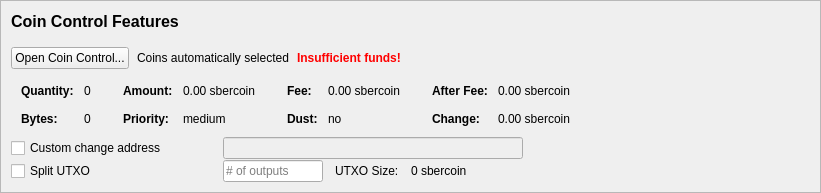
         <widget class="QFrame" name="frameCoinControl">
          <property name="sizePolicy">
           <sizepolicy hsizetype="Expanding" vsizetype="Expanding">
            <horstretch>0</horstretch>
            <verstretch>0</verstretch>
           </sizepolicy>
          </property>
          <property name="maximumSize">
           <size>
            <width>16777215</width>
            <height>16777215</height>
           </size>
          </property>
          <property name="frameShape">
           <enum>QFrame::StyledPanel</enum>
          </property>
          <property name="frameShadow">
           <enum>QFrame::Sunken</enum>
          </property>
          <layout class="QVBoxLayout" name="verticalLayoutCoinControl2">
           <property name="spacing">
            <number>0</number>
           </property>
           <property name="leftMargin">
            <number>0</number>
           </property>
           <property name="topMargin">
            <number>0</number>
           </property>
           <property name="rightMargin">
            <number>0</number>
           </property>
           <property name="bottomMargin">
            <number>0</number>
           </property>
           <item>
            <widget class="QFrame" name="frameCoinControl_BG">
             <layout class="QVBoxLayout" name="verticalLayoutCoinControl" stretch="0,0,0,0,0,0">
              <property name="spacing">
               <number>1</number>
              </property>
              <property name="leftMargin">
               <number>10</number>
              </property>
              <property name="topMargin">
               <number>10</number>
              </property>
              <item>
               <layout class="QHBoxLayout" name="horizontalLayoutCoinControl1">
                <property name="bottomMargin">
                 <number>15</number>
                </property>
                <item>
                 <layout class="QVBoxLayout" name="verticalLayout_3">
                  <property name="spacing">
                   <number>6</number>
                  </property>
                  <item>
                   <widget class="QLabel" name="labelCoinControlFeatures">
                    <property name="sizePolicy">
                     <sizepolicy hsizetype="Preferred" vsizetype="Maximum">
                      <horstretch>0</horstretch>
                      <verstretch>0</verstretch>
                     </sizepolicy>
                    </property>
                    <property name="minimumSize">
                     <size>
                      <width>0</width>
                      <height>20</height>
                     </size>
                    </property>
                    <property name="font">
                     <font>
                      <pointsize>12</pointsize>
                      <weight>75</weight>
                      <bold>true</bold>
                     </font>
                    </property>
                    <property name="styleSheet">
                     <string notr="true">font-weight:bold;</string>
                    </property>
                    <property name="text">
                     <string>Coin Control Features</string>
                    </property>
                   </widget>
                  </item>
                 </layout>
                </item>
               </layout>
              </item>
              <item>
               <layout class="QHBoxLayout" name="horizontalLayoutCoinControl2" stretch="0,0,0,0">
                <property name="spacing">
                 <number>8</number>
                </property>
                <property name="bottomMargin">
                 <number>10</number>
                </property>
                <item>
                 <widget class="QPushButton" name="pushButtonCoinControl">
                  <property name="styleSheet">
                   <string notr="true"/>
                  </property>
                  <property name="text">
                   <string>Open Coin Control...</string>
                  </property>
                  <property name="autoDefault">
                   <bool>false</bool>
                  </property>
                 </widget>
                </item>
                <item>
                 <widget class="QLabel" name="labelCoinControlAutomaticallySelected">
                  <property name="text">
                   <string>Coins automatically selected</string>
                  </property>
                  <property name="margin">
                   <number>5</number>
                  </property>
                 </widget>
                </item>
                <item>
                 <widget class="QLabel" name="labelCoinControlInsuffFunds">
                  <property name="font">
                   <font>
                    <weight>75</weight>
                    <bold>true</bold>
                   </font>
                  </property>
                  <property name="styleSheet">
                   <string notr="true">color:red;font-weight:bold;</string>
                  </property>
                  <property name="text">
                   <string>Insufficient funds!</string>
                  </property>
                  <property name="margin">
                   <number>5</number>
                  </property>
                 </widget>
                </item>
                <item>
                 <spacer name="horizontalSpacerCoinControl">
                  <property name="orientation">
                   <enum>Qt::Horizontal</enum>
                  </property>
                  <property name="sizeHint" stdset="0">
                   <size>
                    <width>40</width>
                    <height>1</height>
                   </size>
                  </property>
                 </spacer>
                </item>
               </layout>
              </item>
              <item>
               <widget class="QWidget" name="widgetCoinControl" native="true">
                <property name="sizePolicy">
                 <sizepolicy hsizetype="Preferred" vsizetype="Preferred">
                  <horstretch>0</horstretch>
                  <verstretch>0</verstretch>
                 </sizepolicy>
                </property>
                <property name="minimumSize">
                 <size>
                  <width>0</width>
                  <height>0</height>
                 </size>
                </property>
                <property name="styleSheet">
                 <string notr="true"/>
                </property>
                <layout class="QHBoxLayout" name="horizontalLayoutCoinControl5">
                 <property name="leftMargin">
                  <number>0</number>
                 </property>
                 <property name="topMargin">
                  <number>0</number>
                 </property>
                 <property name="rightMargin">
                  <number>0</number>
                 </property>
                 <property name="bottomMargin">
                  <number>0</number>
                 </property>
                 <item>
                  <layout class="QHBoxLayout" name="horizontalLayoutCoinControl3" stretch="0,0,0,1">
                   <property name="spacing">
                    <number>20</number>
                   </property>
                   <property name="topMargin">
                    <number>0</number>
                   </property>
                   <property name="bottomMargin">
                    <number>10</number>
                   </property>
                   <item>
                    <layout class="QFormLayout" name="formLayoutCoinControl1">
                     <property name="horizontalSpacing">
                      <number>10</number>
                     </property>
                     <property name="verticalSpacing">
                      <number>14</number>
                     </property>
                     <property name="leftMargin">
                      <number>10</number>
                     </property>
                     <property name="topMargin">
                      <number>4</number>
                     </property>
                     <property name="rightMargin">
                      <number>6</number>
                     </property>
                     <item row="0" column="0">
                      <widget class="QLabel" name="labelCoinControlQuantityText">
                       <property name="font">
                        <font>
                         <weight>75</weight>
                         <bold>true</bold>
                        </font>
                       </property>
                       <property name="text">
                        <string>Quantity:</string>
                       </property>
                       <property name="margin">
                        <number>0</number>
                       </property>
                      </widget>
                     </item>
                     <item row="0" column="1">
                      <widget class="QLabel" name="labelCoinControlQuantity">
                       <property name="cursor">
                        <cursorShape>IBeamCursor</cursorShape>
                       </property>
                       <property name="contextMenuPolicy">
                        <enum>Qt::ActionsContextMenu</enum>
                       </property>
                       <property name="text">
                        <string notr="true">0</string>
                       </property>
                       <property name="margin">
                        <number>0</number>
                       </property>
                       <property name="textInteractionFlags">
                        <set>Qt::LinksAccessibleByMouse|Qt::TextSelectableByKeyboard|Qt::TextSelectableByMouse</set>
                       </property>
                      </widget>
                     </item>
                     <item row="1" column="0">
                      <widget class="QLabel" name="labelCoinControlBytesText">
                       <property name="font">
                        <font>
                         <weight>75</weight>
                         <bold>true</bold>
                        </font>
                       </property>
                       <property name="text">
                        <string>Bytes:</string>
                       </property>
                      </widget>
                     </item>
                     <item row="1" column="1">
                      <widget class="QLabel" name="labelCoinControlBytes">
                       <property name="cursor">
                        <cursorShape>IBeamCursor</cursorShape>
                       </property>
                       <property name="contextMenuPolicy">
                        <enum>Qt::ActionsContextMenu</enum>
                       </property>
                       <property name="text">
                        <string notr="true">0</string>
                       </property>
                       <property name="textInteractionFlags">
                        <set>Qt::LinksAccessibleByMouse|Qt::TextSelectableByKeyboard|Qt::TextSelectableByMouse</set>
                       </property>
                      </widget>
                     </item>
                    </layout>
                   </item>
                   <item>
                    <layout class="QFormLayout" name="formLayoutCoinControl2">
                     <property name="horizontalSpacing">
                      <number>10</number>
                     </property>
                     <property name="verticalSpacing">
                      <number>14</number>
                     </property>
                     <property name="leftMargin">
                      <number>6</number>
                     </property>
                     <property name="topMargin">
                      <number>4</number>
                     </property>
                     <property name="rightMargin">
                      <number>6</number>
                     </property>
                     <item row="0" column="0">
                      <widget class="QLabel" name="labelCoinControlAmountText">
                       <property name="font">
                        <font>
                         <weight>75</weight>
                         <bold>true</bold>
                        </font>
                       </property>
                       <property name="text">
                        <string>Amount:</string>
                       </property>
                       <property name="margin">
                        <number>0</number>
                       </property>
                      </widget>
                     </item>
                     <item row="0" column="1">
                      <widget class="QLabel" name="labelCoinControlAmount">
                       <property name="cursor">
                        <cursorShape>IBeamCursor</cursorShape>
                       </property>
                       <property name="contextMenuPolicy">
                        <enum>Qt::ActionsContextMenu</enum>
                       </property>
                       <property name="text">
                        <string notr="true">0.00 sbercoin</string>
                       </property>
                       <property name="textInteractionFlags">
                        <set>Qt::LinksAccessibleByMouse|Qt::TextSelectableByKeyboard|Qt::TextSelectableByMouse</set>
                       </property>
                      </widget>
                     </item>
                     <item row="1" column="0">
                      <widget class="QLabel" name="labelCoinControlPriorityText">
                       <property name="font">
                        <font>
                         <weight>75</weight>
                         <bold>true</bold>
                        </font>
                       </property>
                       <property name="text">
                        <string>Priority:</string>
                       </property>
                      </widget>
                     </item>
                     <item row="1" column="1">
                      <widget class="QLabel" name="labelCoinControlPriority">
                       <property name="cursor">
                        <cursorShape>IBeamCursor</cursorShape>
                       </property>
                       <property name="contextMenuPolicy">
                        <enum>Qt::ActionsContextMenu</enum>
                       </property>
                       <property name="text">
                        <string>medium</string>
                       </property>
                       <property name="textInteractionFlags">
                        <set>Qt::LinksAccessibleByMouse|Qt::TextSelectableByKeyboard|Qt::TextSelectableByMouse</set>
                       </property>
                      </widget>
                     </item>
                    </layout>
                   </item>
                   <item>
                    <layout class="QFormLayout" name="formLayoutCoinControl3">
                     <property name="horizontalSpacing">
                      <number>10</number>
                     </property>
                     <property name="verticalSpacing">
                      <number>14</number>
                     </property>
                     <property name="leftMargin">
                      <number>6</number>
                     </property>
                     <property name="topMargin">
                      <number>4</number>
                     </property>
                     <property name="rightMargin">
                      <number>6</number>
                     </property>
                     <item row="0" column="0">
                      <widget class="QLabel" name="labelCoinControlFeeText">
                       <property name="font">
                        <font>
                         <weight>75</weight>
                         <bold>true</bold>
                        </font>
                       </property>
                       <property name="text">
                        <string>Fee:</string>
                       </property>
                       <property name="margin">
                        <number>0</number>
                       </property>
                      </widget>
                     </item>
                     <item row="0" column="1">
                      <widget class="QLabel" name="labelCoinControlFee">
                       <property name="cursor">
                        <cursorShape>IBeamCursor</cursorShape>
                       </property>
                       <property name="contextMenuPolicy">
                        <enum>Qt::ActionsContextMenu</enum>
                       </property>
                       <property name="text">
                        <string notr="true">0.00 sbercoin</string>
                       </property>
                       <property name="textInteractionFlags">
                        <set>Qt::LinksAccessibleByMouse|Qt::TextSelectableByKeyboard|Qt::TextSelectableByMouse</set>
                       </property>
                      </widget>
                     </item>
                     <item row="1" column="0">
                      <widget class="QLabel" name="labelCoinControlLowOutputText">
                       <property name="font">
                        <font>
                         <weight>75</weight>
                         <bold>true</bold>
                        </font>
                       </property>
                       <property name="text">
                        <string>Dust:</string>
                       </property>
                      </widget>
                     </item>
                     <item row="1" column="1">
                      <widget class="QLabel" name="labelCoinControlLowOutput">
                       <property name="cursor">
                        <cursorShape>IBeamCursor</cursorShape>
                       </property>
                       <property name="contextMenuPolicy">
                        <enum>Qt::ActionsContextMenu</enum>
                       </property>
                       <property name="text">
                        <string>no</string>
                       </property>
                       <property name="textInteractionFlags">
                        <set>Qt::LinksAccessibleByMouse|Qt::TextSelectableByKeyboard|Qt::TextSelectableByMouse</set>
                       </property>
                      </widget>
                     </item>
                    </layout>
                   </item>
                   <item>
                    <layout class="QFormLayout" name="formLayoutCoinControl4">
                     <property name="horizontalSpacing">
                      <number>10</number>
                     </property>
                     <property name="verticalSpacing">
                      <number>14</number>
                     </property>
                     <property name="leftMargin">
                      <number>6</number>
                     </property>
                     <property name="topMargin">
                      <number>4</number>
                     </property>
                     <property name="rightMargin">
                      <number>6</number>
                     </property>
                     <item row="0" column="0">
                      <widget class="QLabel" name="labelCoinControlAfterFeeText">
                       <property name="font">
                        <font>
                         <weight>75</weight>
                         <bold>true</bold>
                        </font>
                       </property>
                       <property name="text">
                        <string>After Fee:</string>
                       </property>
                       <property name="margin">
                        <number>0</number>
                       </property>
                      </widget>
                     </item>
                     <item row="0" column="1">
                      <widget class="QLabel" name="labelCoinControlAfterFee">
                       <property name="cursor">
                        <cursorShape>IBeamCursor</cursorShape>
                       </property>
                       <property name="contextMenuPolicy">
                        <enum>Qt::ActionsContextMenu</enum>
                       </property>
                       <property name="text">
                        <string notr="true">0.00 sbercoin</string>
                       </property>
                       <property name="textInteractionFlags">
                        <set>Qt::LinksAccessibleByMouse|Qt::TextSelectableByKeyboard|Qt::TextSelectableByMouse</set>
                       </property>
                      </widget>
                     </item>
                     <item row="1" column="0">
                      <widget class="QLabel" name="labelCoinControlChangeText">
                       <property name="font">
                        <font>
                         <weight>75</weight>
                         <bold>true</bold>
                        </font>
                       </property>
                       <property name="text">
                        <string>Change:</string>
                       </property>
                      </widget>
                     </item>
                     <item row="1" column="1">
                      <widget class="QLabel" name="labelCoinControlChange">
                       <property name="cursor">
                        <cursorShape>IBeamCursor</cursorShape>
                       </property>
                       <property name="contextMenuPolicy">
                        <enum>Qt::ActionsContextMenu</enum>
                       </property>
                       <property name="text">
                        <string notr="true">0.00 sbercoin</string>
                       </property>
                       <property name="textInteractionFlags">
                        <set>Qt::LinksAccessibleByMouse|Qt::TextSelectableByKeyboard|Qt::TextSelectableByMouse</set>
                       </property>
                      </widget>
                     </item>
                    </layout>
                   </item>
                  </layout>
                 </item>
                </layout>
               </widget>
              </item>
              <item>
               <layout class="QHBoxLayout" name="horizontalLayoutCoinControl4">
                <property name="spacing">
                 <number>12</number>
                </property>
                <property name="sizeConstraint">
                 <enum>QLayout::SetDefaultConstraint</enum>
                </property>
                <property name="topMargin">
                 <number>0</number>
                </property>
                <property name="rightMargin">
                 <number>0</number>
                </property>
                <item>
                 <widget class="QCheckBox" name="checkBoxCoinControlChange">
                  <property name="sizePolicy">
                   <sizepolicy hsizetype="Preferred" vsizetype="Preferred">
                    <horstretch>0</horstretch>
                    <verstretch>0</verstretch>
                   </sizepolicy>
                  </property>
                  <property name="minimumSize">
                   <size>
                    <width>200</width>
                    <height>0</height>
                   </size>
                  </property>
                  <property name="maximumSize">
                   <size>
                    <width>200</width>
                    <height>16777215</height>
                   </size>
                  </property>
                  <property name="toolTip">
                   <string>If this is activated, but the change address is empty or invalid, change will be sent to a newly generated address.</string>
                  </property>
                  <property name="text">
                   <string>Custom change address</string>
                  </property>
                 </widget>
                </item>
                <item>
                 <widget class="QValidatedLineEdit" name="lineEditCoinControlChange">
                  <property name="enabled">
                   <bool>false</bool>
                  </property>
                  <property name="sizePolicy">
                   <sizepolicy hsizetype="Preferred" vsizetype="Preferred">
                    <horstretch>0</horstretch>
                    <verstretch>0</verstretch>
                   </sizepolicy>
                  </property>
                  <property name="minimumSize">
                   <size>
                    <width>300</width>
                    <height>0</height>
                   </size>
                  </property>
                 </widget>
                </item>
                <item>
                 <widget class="QLabel" name="labelCoinControlChangeLabel">
                  <property name="sizePolicy">
                   <sizepolicy hsizetype="Preferred" vsizetype="Preferred">
                    <horstretch>0</horstretch>
                    <verstretch>0</verstretch>
                   </sizepolicy>
                  </property>
                  <property name="minimumSize">
                   <size>
                    <width>100</width>
                    <height>0</height>
                   </size>
                  </property>
                  <property name="text">
                   <string/>
                  </property>
                  <property name="margin">
                   <number>3</number>
                  </property>
                 </widget>
                </item>
               </layout>
              </item>
              <item>
               <layout class="QHBoxLayout" name="horizontalLayoutCoinControl6">
                <property name="spacing">
                 <number>12</number>
                </property>
                <property name="rightMargin">
                 <number>0</number>
                </property>
                <item>
                 <widget class="QCheckBox" name="splitBlockCheckBox">
                  <property name="sizePolicy">
                   <sizepolicy hsizetype="Preferred" vsizetype="Preferred">
                    <horstretch>0</horstretch>
                    <verstretch>0</verstretch>
                   </sizepolicy>
                  </property>
                  <property name="minimumSize">
                   <size>
                    <width>200</width>
                    <height>0</height>
                   </size>
                  </property>
                  <property name="maximumSize">
                   <size>
                    <width>200</width>
                    <height>16777215</height>
                   </size>
                  </property>
                  <property name="text">
                   <string>Split UTXO</string>
                  </property>
                 </widget>
                </item>
                <item>
                 <widget class="QLineEdit" name="splitBlockLineEdit">
                  <property name="sizePolicy">
                   <sizepolicy hsizetype="Preferred" vsizetype="Preferred">
                    <horstretch>50</horstretch>
                    <verstretch>0</verstretch>
                   </sizepolicy>
                  </property>
                  <property name="minimumSize">
                   <size>
                    <width>100</width>
                    <height>0</height>
                   </size>
                  </property>
                  <property name="maximumSize">
                   <size>
                    <width>100</width>
                    <height>16777215</height>
                   </size>
                  </property>
                  <property name="placeholderText">
                   <string># of outputs</string>
                  </property>
                 </widget>
                </item>
                <item>
                 <widget class="QLabel" name="labelBlockSizeText">
                  <property name="text">
                   <string>UTXO Size:</string>
                  </property>
                 </widget>
                </item>
                <item>
                 <widget class="QLabel" name="labelBlockSize">
                  <property name="text">
                   <string>0 sbercoin</string>
                  </property>
                 </widget>
                </item>
                <item>
                 <spacer name="horizontalSpacer_7">
                  <property name="orientation">
                   <enum>Qt::Horizontal</enum>
                  </property>
                  <property name="sizeHint" stdset="0">
                   <size>
                    <width>40</width>
                    <height>20</height>
                   </size>
                  </property>
                 </spacer>
                </item>
               </layout>
              </item>
              <item>
               <spacer name="verticalSpacerCoinControl">
                <property name="orientation">
                 <enum>Qt::Vertical</enum>
                </property>
                <property name="sizeHint" stdset="0">
                 <size>
                  <width>800</width>
                  <height>1</height>
                 </size>
                </property>
               </spacer>
              </item>
             </layout>
            </widget>
           </item>
          </layout>
         </widget>
